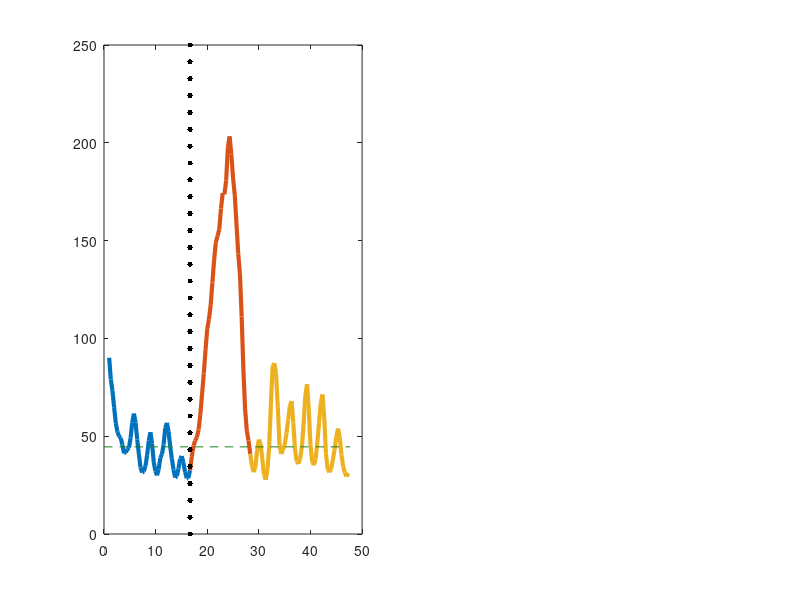

The MATLAB script that drew this image: (Note: this script raises an error after producing the figure.)
clear all; close all; clc

%C1 = load('Sheng1.mat');
C1 = load('MdmxsiRNA_UV16.mat');

AlAf_1  = zeros(101,143);
cg1 = 0;
Peaks1 = zeros(30,2);
Before = zeros(50,101);
During = zeros(143,101);
After = zeros(143,101);
figure
for i = 1:15:100
    i
   %F1 = C1.UV8MX_data(1,i).YFP;
    F1 = C1.UV16MX_data(1,i).YFP;
    M = 50;
    if (F1(end) > 0)
        cg1 = cg1 + 1;
        g = find(F1(50:60) == max(F1(50:60)))+49;
        Peaks1(cg1,2) = F1(g); Peaks1(cg1,1) = g;
        Before(:,cg1) = F1(1:50)';
        L = find(F1 < mean(F1(1:50))); LL = L(min(find(L > g)));
        During(1:LL-M+1,cg1) = F1(M:LL);
        After(1:143-LL+1,cg1) = F1(LL:end);
        AlAf_1(cg1,1:length(F1)) = F1;
                
        subplot(1,2,cg1)
    l1 = linspace(1,50/3,50);
    plot(l1,Before(:,cg1),'LineWidth',3); hold on
    l2 = linspace(M/3,LL/3,LL-M+1);
    plot(l2,During(1:LL-M+1,cg1),'LineWidth',3);
    l3 = linspace(LL/3,142/3,143-LL);
    plot(l3,After(1:143-LL,cg1),'LineWidth',3);
    plot(ones(30,1)*50/3,linspace(0,250,30),'.k','MarkerSize',12)
    plot(linspace(0,143/3,30),ones(30,1)*mean(Before(:,cg1)),'--','color',[0.1 0.5 0.1])
    goodplot                
    end        
end
